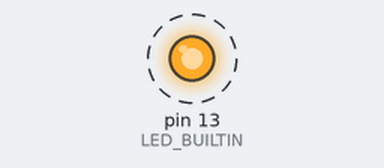
A sketch run on a simulated Arduino Uno, built with avr-gcc and run on an emulated ATmega328P. Parts: output pins drawn as LEDs (lit = HIGH). Dashed ring = blinking. What the sketch prints to the serial monitor is not drawn.

Above: at 0.5 s.
Timing chart, 0 to 4.6 s (numbered marks = the images above):
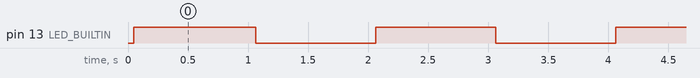

Measured:
- by itself, pin 13 (LED_BUILTIN): alternates HIGH for 1.0 s and LOW for 1.0 s

The sketch:

test_blink.ino
```cpp
void setup() {
  // Dahili LED'i çıkış olarak ayarla (Genelde Pin 13)
  pinMode(LED_BUILTIN, OUTPUT);

  // Seri haberleşmeyi başlat (USB üzerinden bilgisayara yazı göndermek için)
  Serial.begin(9600);
  Serial.println("-----------------------------------");
  Serial.println("Arduino Uno SAGLAM! Test Basarili.");
  Serial.println("-----------------------------------");
}

void loop() {
  // LED'i Yak
  digitalWrite(LED_BUILTIN, HIGH);
  Serial.println("LED Yandi (ON)");
  delay(1000); // 1 saniye bekle

  // LED'i Söndür
  digitalWrite(LED_BUILTIN, LOW);
  Serial.println("LED Sondu (OFF)");
  delay(1000); // 1 saniye bekle
}
```
